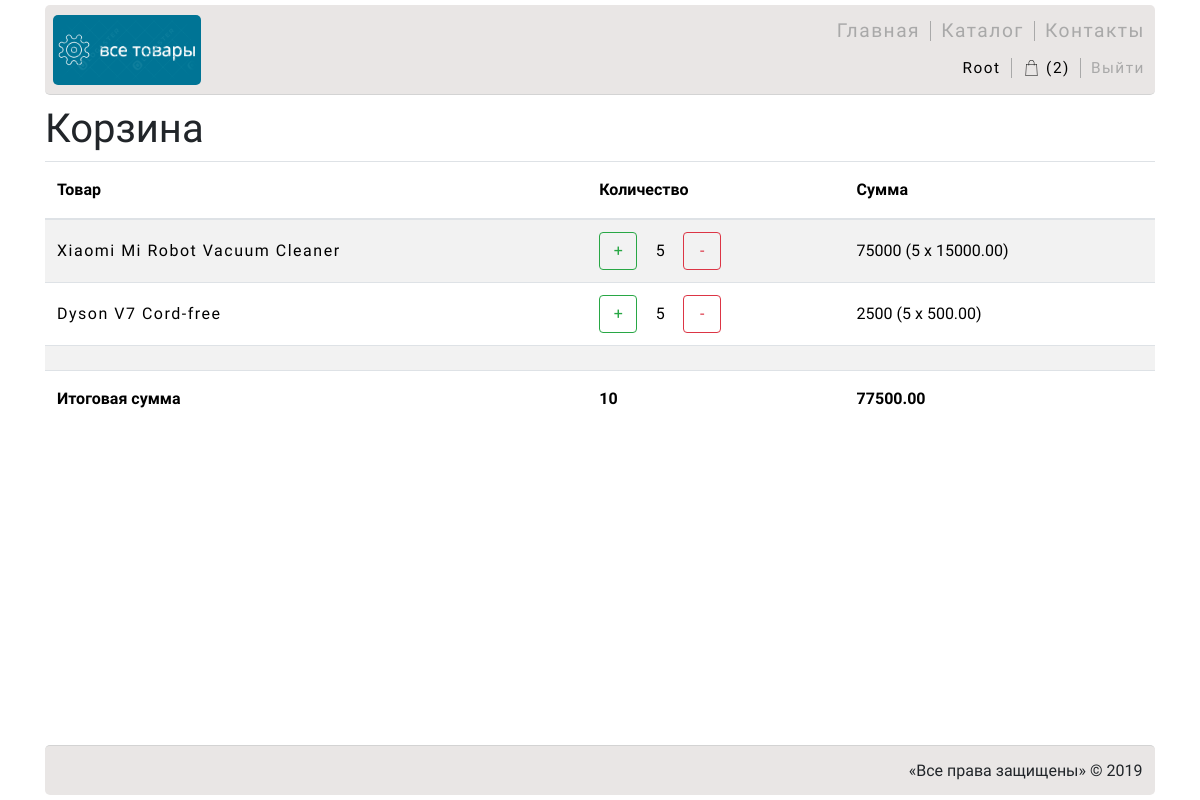
The app's page /cart/ (signed in), older data.
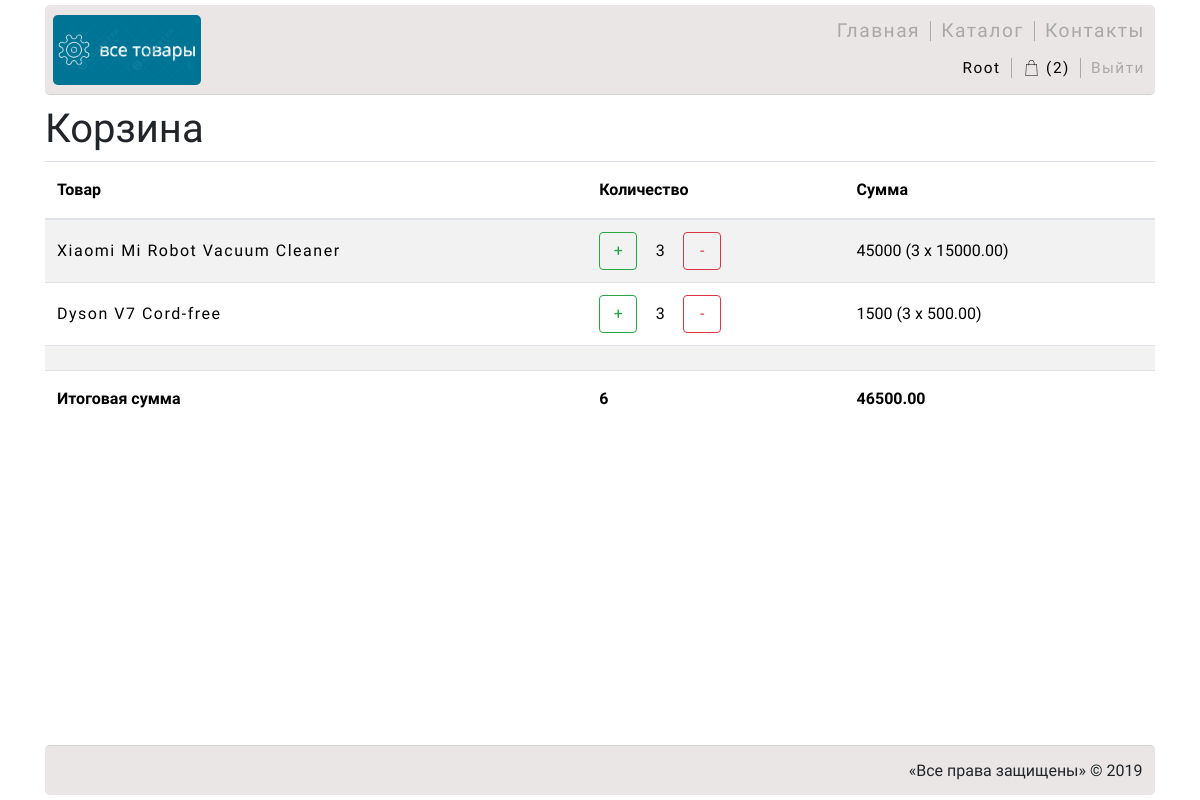
The same page, newer data.
### cartapp/models.py (models this page shows, shortened)
class ShopCart(models.Model):
    class Meta:
        unique_together = ('user', 'product')
        verbose_name = 'Корзина'
        verbose_name_plural = 'Корзины'
    user = models.ForeignKey(settings.AUTH_USER_MODEL,
                             on_delete=models.CASCADE, related_name='cart')
    product = models.ForeignKey(Products, on_delete=models.CASCADE)
    quantity = models.IntegerField(verbose_name='Количество', default=0)
    created_at = models.DateTimeField(verbose_name='Время добавления товара',
                                      auto_now_add=True)

### mainapp/models.py (models this page shows, shortened)
class Products(models.Model):
    class Meta:
        verbose_name = 'Product'
        verbose_name_plural = 'Products'
    category = models.ForeignKey(ProductCategory, on_delete=models.CASCADE)
    name = models.CharField(verbose_name='name of product', max_length=64)
    short_description = models.CharField(verbose_name='short comment of product', max_length=512)
    full_description = models.TextField(verbose_name='large protuct description', blank=True)
    overview = models.TextField(verbose_name='large product review', blank=True)
    image_preview = models.ImageField(upload_to='product-img', blank=True)
    price = models.DecimalField(verbose_name='product price', max_digits=8, decimal_places=2, default=0)
    quantity = models.PositiveIntegerField(verbose_name='stock quantity', default=0)

### cartapp/views.py (the view)
# urls.py: path('', cartapp.show, name='index'),
@login_required
def show(request):
    title = 'Все товары | Корзина'
    cart = ShopCart.objects.select_related(
        'product'
    ).filter(user=request.user).all()
    return render(request, 'cartapp/cart.html',
                  {'title': title,
                   'cart': cart, })

### cartapp/templatetags/cart_extras.py (called while the page is built)
@register.filter
def summary_price(cart):
    summary_price = 0
    for card_id in cart:
        summary_price += card_id.quantity * card_id.product.price
    return summary_price

@register.filter
def summary_count(cart):
    summary_count = 0
    for card_id in cart:
        summary_count += card_id.quantity
    return summary_count

### cartapp/templates/cartapp/cart.html (shortened to what this page needs)
{% extends 'mainapp/include/base.html' %}
{% load static %}
{% block content %}
    <h1>Корзина</h1>
    <table class="table table-striped">
        <thead>
        <tr>
            <th scope="col" class="cart-text cart-text-head">Товар</th>
            <th scope="col" class="cart-text cart-text-head">Количество</th>
            <th scope="col" class="cart-text cart-text-head">Cумма</th>
        </tr>
        </thead>
        <tbody>
            {% include 'cartapp/include/cart_tbody.html' %}
        </tbody>
    </table>
{% endblock %}

### cartapp/templates/cartapp/include/cart_tbody.html
{% load cart_extras %}
{% for item in cart %}
    <tr>
        <td scope="row" class="cart-table-td">
            <a class="menu-list-a cart-text" href="{% url 'products:detail' item.product.id %}">
                {{ item.product.name }}
            </a>
        </td>
        <td class="cart-text cart-table-td" id="quantity">
            <div class="d-flex justify-content-begin">
                <button class="btn btn-outline-success mr-1 cart-button" type="submit" value="+">
                    +
                </button>
                <div class="text-center mr-1 cart-input-quantity" type="number"
                      name="{{ item.product.pk }}" value="{{ item.quantity }}">
                    {{ item.quantity }}
                </div>
                <button class="btn btn-outline-danger cart-button" type="submit" value="-">
                    -
                </button>
            </div>
        </td>
        <td class="cart-text cart-table-td">
            {% widthratio item.product.price 1 item.quantity %}
            ({{ item.quantity }} x {{ item.product.price }})
        </td>
    </tr>
{% endfor %}
<tr>
    <td></td>
    <td></td>
    <td></td>
</tr>
<tr>
    <td class="cart-table-td"><span class="cart-text cart-text-head text-left">Итоговая сумма</span></td>
    <td class="cart-table-td"><span class="cart-text cart-text-head text-left">{{ cart | summary_count }}</span>
    </td>
    <td class="cart-table-td"><span class="cart-text cart-text-head text-left">{{ cart | summary_price }}</span>
    </td>
</tr>

Row changes from the older to the newer data that the page shows:
changed ShopCart "Xiaomi Mi Robot Vacuum Cleaner": quantity "5" → "3"; product+quantity "75000" → "45000"; quantity.quantity "10" → "6"; quantity+product "77500.00" → "46500.00"
changed ShopCart "Dyson V7 Cord-free": quantity "5" → "3"; product+quantity "2500" → "1500"
